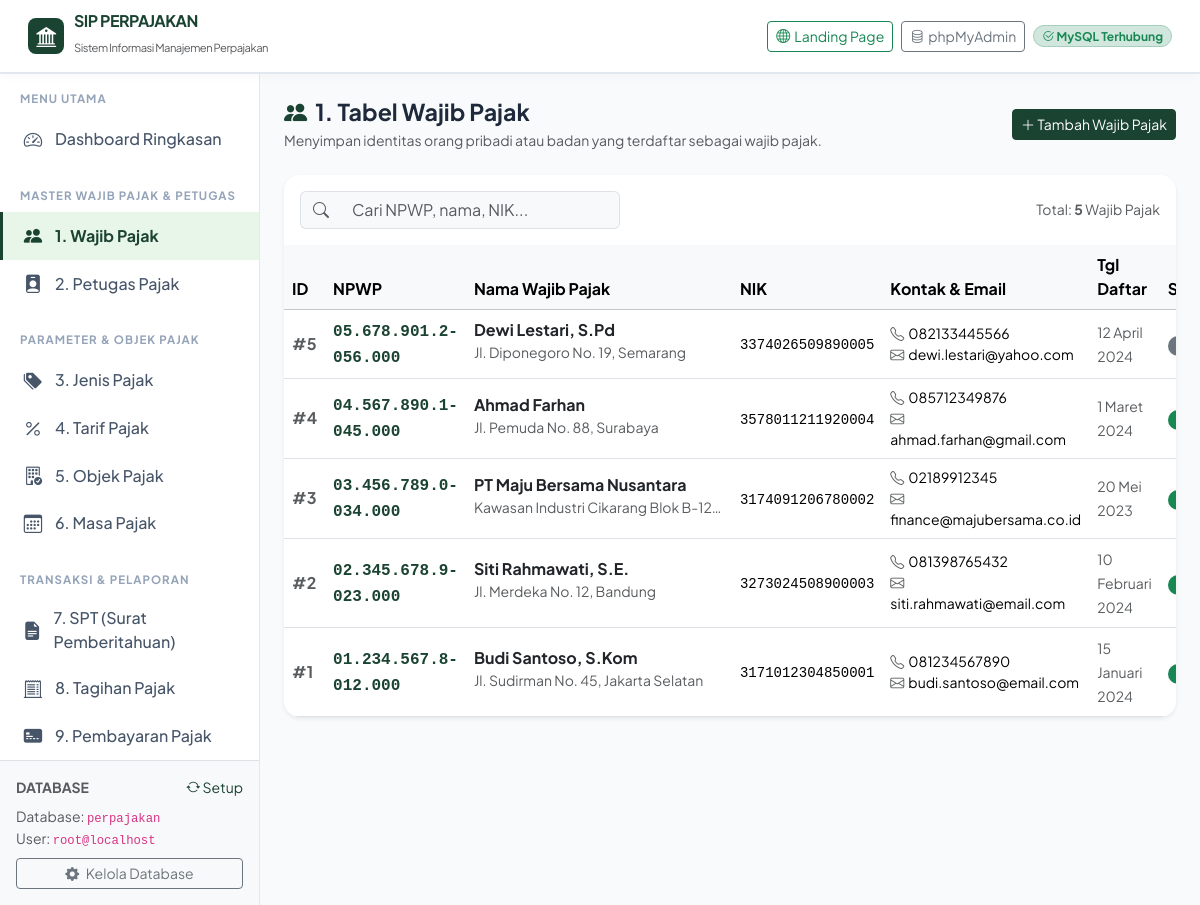
Screenshot of /wajib_pajak.php with the database file from the repository.
### tables this page shows
CREATE TABLE `wajib_pajak` (
  `id_wajib_pajak` INT NOT NULL AUTO_INCREMENT,
  `npwp` VARCHAR(25) NOT NULL,
  `nama` VARCHAR(100) NOT NULL,
  `nik` VARCHAR(20) DEFAULT NULL,
  `alamat` TEXT DEFAULT NULL,
  `email` VARCHAR(100) DEFAULT NULL,
  `no_telepon` VARCHAR(20) DEFAULT NULL,
  `tanggal_daftar` DATE DEFAULT NULL,
  `status` ENUM('Aktif','Nonaktif') NOT NULL DEFAULT 'Aktif',
  PRIMARY KEY (`id_wajib_pajak`),
  UNIQUE KEY `uk_npwp` (`npwp`)
);

### wajib_pajak.php (the view, shortened to what this page needs)
<?php
require_once __DIR__ . '/includes/header.php';
$db = getDB();
$action = $_GET['action'] ?? 'index';
$row_data = null;
$data_list = [];
if ($dbReady) {
    try {
        $data_list = $db->query("SELECT * FROM wajib_pajak ORDER BY id_wajib_pajak DESC")->fetchAll();
    } catch (Exception $e) {}
}
?>
<div class="d-flex justify-content-between align-items-center flex-wrap gap-2 mb-4">
    <div>
        <h1 class="page-title"><i class="bi bi-people-fill text-tax-primary me-2"></i>1. Tabel Wajib Pajak</h1>
        <p class="text-muted small mb-0">Menyimpan identitas orang pribadi atau badan yang terdaftar sebagai wajib pajak.</p>
    </div>
    <div>
        <?php if ($action === 'create' || $action === 'edit'): ?>
            <a href="wajib_pajak.php" class="btn btn-outline-secondary btn-sm"><i class="bi bi-arrow-left"></i> Kembali ke Daftar</a>
        <?php else: ?>
            <a href="wajib_pajak.php?action=create" class="btn btn-tax-primary btn-sm"><i class="bi bi-plus-lg"></i> Tambah Wajib Pajak</a>
        <?php endif; ?>
    </div>
</div>
<?php if ($action === 'create' || $action === 'edit'): ?>
    <div class="card border-0 shadow-sm rounded-4">
        <div class="card-header bg-white py-3 border-0">
            <h5 class="fw-bold mb-0 text-dark">
                <?= $action === 'create' ? '<i class="bi bi-person-plus text-success me-2"></i>Tambah Wajib Pajak Baru' : '<i class="bi bi-pencil-square text-primary me-2"></i>Edit Wajib Pajak' ?>
            </h5>
        </div>
        <div class="card-body p-4">
            <form method="POST">
                <div class="row g-3">
                    <div class="col-md-6">
                        <label class="form-label fw-semibold">NPWP <span class="text-danger">*</span></label>
                        <input type="text" name="npwp" class="form-control" placeholder="Contoh: 01.234.567.8-012.000"
                               value="<?= htmlspecialchars($_POST['npwp'] ?? $row_data['npwp'] ?? '') ?>" required>
                        <div class="form-text">Nomor Pokok Wajib Pajak (Harus Unik).</div>
                    </div>
                    <div class="col-md-6">
                        <label class="form-label fw-semibold">Nama Lengkap / Nama Badan <span class="text-danger">*</span></label>
                        <input type="text" name="nama" class="form-control" placeholder="Contoh: Budi Santoso / PT Maju Sejahtera"
                               value="<?= htmlspecialchars($_POST['nama'] ?? $row_data['nama'] ?? '') ?>" required>
                    </div>
                    <div class="col-md-6">
                        <label class="form-label fw-semibold">NIK (Nomor Induk Kependudukan)</label>
                        <input type="text" name="nik" class="form-control" placeholder="16 digit NIK KTP"
                               value="<?= htmlspecialchars($_POST['nik'] ?? $row_data['nik'] ?? '') ?>">
                    </div>
                    <div class="col-md-6">
                        <label class="form-label fw-semibold">No. Telepon / WhatsApp</label>
                        <input type="text" name="no_telepon" class="form-control" placeholder="Contoh: 081234567890"
                               value="<?= htmlspecialchars($_POST['no_telepon'] ?? $row_data['no_telepon'] ?? '') ?>">
                    </div>
                    <div class="col-md-6">
                        <label class="form-label fw-semibold">Alamat Email</label>
                        <input type="email" name="email" class="form-control" placeholder="wajibpajak@domain.com"
                               value="<?= htmlspecialchars($_POST['email'] ?? $row_data['email'] ?? '') ?>">
                    </div>
                    <div class="col-md-3">
                        <label class="form-label fw-semibold">Tanggal Daftar</label>
                        <input type="date" name="tanggal_daftar" class="form-control"
                               value="<?= htmlspecialchars($_POST['tanggal_daftar'] ?? $row_data['tanggal_daftar'] ?? date('Y-m-d')) ?>">
                    </div>
                    <div class="col-md-3">
                        <label class="form-label fw-semibold">Status Wajib Pajak</label>
                        <select name="status" class="form-select">
                            <option value="Aktif" <?= (($_POST['status'] ?? $row_data['status'] ?? '') === 'Aktif') ? 'selected' : '' ?>>Aktif</option>
                            <option value="Nonaktif" <?= (($_POST['status'] ?? $row_data['status'] ?? '') === 'Nonaktif') ? 'selected' : '' ?>>Nonaktif</option>
                        </select>
                    </div>
                    <div class="col-12">
                        <label class="form-label fw-semibold">Alamat Lengkap</label>
                        <textarea name="alamat" class="form-control" rows="3" placeholder="Alamat domisili wajib pajak"><?= htmlspecialchars($_POST['alamat'] ?? $row_data['alamat'] ?? '') ?></textarea>
                    </div>
                    <div class="col-12 mt-4">
                        <button type="submit" class="btn btn-tax-primary px-4 fw-semibold">
                            <i class="bi bi-save me-1"></i> <?= $action === 'create' ? 'Simpan Wajib Pajak' : 'Perbarui Data' ?>
                        </button>
                        <a href="wajib_pajak.php" class="btn btn-outline-secondary ms-2">Batal</a>
                    </div>
                </div>
            </form>
        </div>
    </div>
<?php else: ?>
    <div class="card border-0 shadow-sm rounded-4 overflow-hidden">
        <div class="card-header bg-white py-3 border-0 d-flex justify-content-between align-items-center flex-wrap gap-2">
            <div class="input-group" style="max-width: 320px;">
                <span class="input-group-text bg-light border-end-0"><i class="bi bi-search text-muted"></i></span>
                <input type="text" id="tableSearchInput" class="form-control bg-light border-start-0" placeholder="Cari NPWP, nama, NIK...">
            </div>
            <div class="small text-muted">
                Total: <strong><?= count($data_list) ?></strong> Wajib Pajak
            </div>
        </div>
        <div class="table-responsive">
            <table class="table table-hover align-middle mb-0 table-searchable">
                <thead class="table-light">
                    <tr>
                        <th style="width: 50px;">ID</th>
                        <th>NPWP</th>
                        <th>Nama Wajib Pajak</th>
                        <th>NIK</th>
                        <th>Kontak & Email</th>
                        <th>Tgl Daftar</th>
                        <th>Status</th>
                    </tr>
                </thead>
                <tbody>
                    <?php if (empty($data_list)): ?>
                        <tr><td colspan="8" class="text-center py-4 text-muted">Belum ada data Wajib Pajak. Klik 'Tambah Wajib Pajak' untuk membuat baru.</td></tr>
                    <?php else: ?>
                        <?php foreach ($data_list as $row): ?>
                        <tr>
                            <td><span class="text-muted fw-bold">#<?= $row['id_wajib_pajak'] ?></span></td>
                            <td><strong class="text-tax-primary font-monospace"><?= htmlspecialchars($row['npwp']) ?></strong></td>
                            <td>
                                <div class="fw-bold text-dark"><?= htmlspecialchars($row['nama']) ?></div>
                                <small class="text-muted text-truncate d-inline-block" style="max-width: 250px;"><?= htmlspecialchars($row['alamat'] ?? '-') ?></small>
                            </td>
                            <td><span class="font-monospace small"><?= htmlspecialchars($row['nik'] ?: '-') ?></span></td>
                            <td>
                                <div class="small"><i class="bi bi-telephone me-1 text-muted"></i><?= htmlspecialchars($row['no_telepon'] ?: '-') ?></div>
                                <div class="small"><i class="bi bi-envelope me-1 text-muted"></i><?= htmlspecialchars($row['email'] ?: '-') ?></div>
                            </td>
                            <td><span class="small text-muted"><?= format_tanggal($row['tanggal_daftar']) ?></span></td>
                            <td><?= render_status_badge($row['status']) ?></td>
                        </tr>
                        <?php endforeach; ?>
                    <?php endif; ?>
                </tbody>
            </table>
        </div>
    </div>
<?php endif; ?>
<?php require_once __DIR__ . '/includes/footer.php'; ?>

### assets/css/style.css (style rules this page uses)
:root { --tax-primary: #1b4332; --tax-primary-dark: #0f281e; --tax-primary-light: #2d6a4f; --tax-accent: #d4af37; --tax-accent-hover: #b89628; --tax-gold: #f59e0b; --tax-bg: #f8fafc; --tax-sidebar-width: 260px; }
body { font-family: 'Segoe UI', system-ui, -apple-system, BlinkMacSystemFont, Roboto, sans-serif; background-color: var(--tax-bg); color: #334155; min-height: 100vh; }
.text-tax-primary { color: var(--tax-primary) !important; }
.btn-tax-primary { background-color: var(--tax-primary); border-color: var(--tax-primary); color: #ffffff; transition: all 0.2s ease-in-out; }
.page-title { font-size: 1.45rem; font-weight: 700; color: #1e293b; margin-bottom: 4px; }

### includes/header.php (style rules this page uses)
body { font-family: 'Plus Jakarta Sans', sans-serif; }

### rows the page displays
wajib_pajak: id_wajib_pajak "5", npwp "05.678.901.2-056.000", nama "Dewi Lestari, S.Pd", alamat "Jl. Diponegoro No. 19, Semarang", nik "3374026509890005", no_telepon "082133445566", email "dewi.lestari@yahoo.com", tanggal_daftar "12 April 2024"
wajib_pajak: id_wajib_pajak "4", npwp "04.567.890.1-045.000", nama "Ahmad Farhan", alamat "Jl. Pemuda No. 88, Surabaya", nik "3578011211920004", no_telepon "085712349876", email "ahmad.farhan@gmail.com", tanggal_daftar "1 Maret 2024"
wajib_pajak: id_wajib_pajak "3", npwp "03.456.789.0-034.000", nama "PT Maju Bersama Nusantara", alamat "Kawasan Industri Cikarang Blok B-12…", nik "3174091206780002", no_telepon "02189912345", email "finance@majubersama.co.id", tanggal_daftar "20 Mei 2023"
wajib_pajak: id_wajib_pajak "2", npwp "02.345.678.9-023.000", nama "Siti Rahmawati, S.E.", alamat "Jl. Merdeka No. 12, Bandung", nik "3273024508900003", no_telepon "081398765432", email "siti.rahmawati@email.com", tanggal_daftar "10 Februari 2024"
wajib_pajak: id_wajib_pajak "1", npwp "01.234.567.8-012.000", nama "Budi Santoso, S.Kom", alamat "Jl. Sudirman No. 45, Jakarta Selatan", nik "3171012304850001", no_telepon "081234567890", email "budi.santoso@email.com", tanggal_daftar "15 Januari 2024"

### other values shown
count($data_list) "5"
